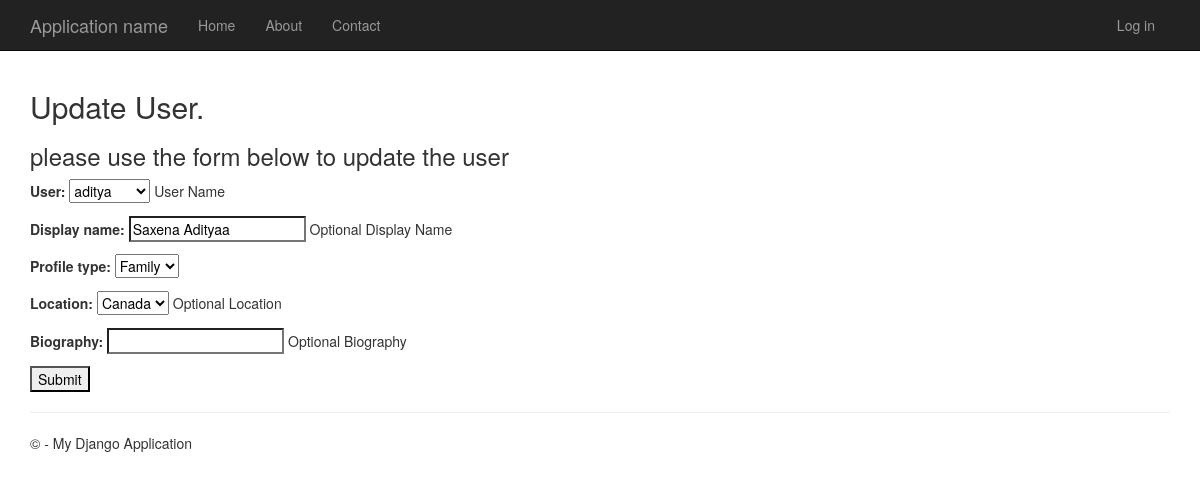
Page /edit/1/ on the committed database.
### app/models.py (models this page shows, shortened)
class Profile(models.Model):
    OPTIONS_PROFILE_TYPE = (
        ('single', 'Single'),
        ('family', 'Family'),
    )
    OPTIONS_LOCATIONS = (
        ('India', 'India'),
        ('Canada', 'Canada'),
    )
    user = models.OneToOneField(User, on_delete=models.CASCADE, help_text='User Name')
    display_name = models.CharField(null=True, max_length = 16, help_text='Optional Display Name' )
    profile_type = models.CharField(null=True, choices=OPTIONS_PROFILE_TYPE, max_length=10)
    location = models.CharField(null=True, max_length = 30, choices=OPTIONS_LOCATIONS, help_text='Optional Location')
    biography = models.CharField(null=True, blank=True, max_length = 500, help_text='Optional Biography')
    """ Future Fields"""
    class Meta:
        ordering = ['profile_type']

### app/views.py (the view, shortened to what this page needs)
# urls.py: path('edit/<int:pk>/', views.ProfileUpdateView.as_view(), name='update'),
class ProfileUpdateView(UpdateView):
    model = Profile
    fields = ['user', 'display_name', 'profile_type', 'location', 'biography']
    def get_context_data(self, **kwargs):
        context = super(ProfileUpdateView, self).get_context_data(**kwargs)
        context['title'] = 'Update User'
        context['message'] = 'please use the form below to update the user'
        return context

### app/templates/app/profile_form.html (shortened to what this page needs)
﻿{% extends "app/layout.html" %}
{% block content %}
<h2>{{ title }}.</h2>
<h3>{{ message }}</h3>
<form method="POST" enctype="multipart/form-data">
    {{ form.as_p }}
    <input type="submit" value="Submit">
</form>
{% endblock %}

### app/static/app/content/site.css (style rules this page uses)
body { padding-top: 50px; padding-bottom: 20px; }
input, select, textarea { max-width: 280px; }

### rows in the picture
Profile: user "aditya", display_name "Saxena Adityaa", profile_type "Family", location "Canada"

### other values in the picture
{{ title }} "Update User"
{{ message }} "please use the form below to update the user"
